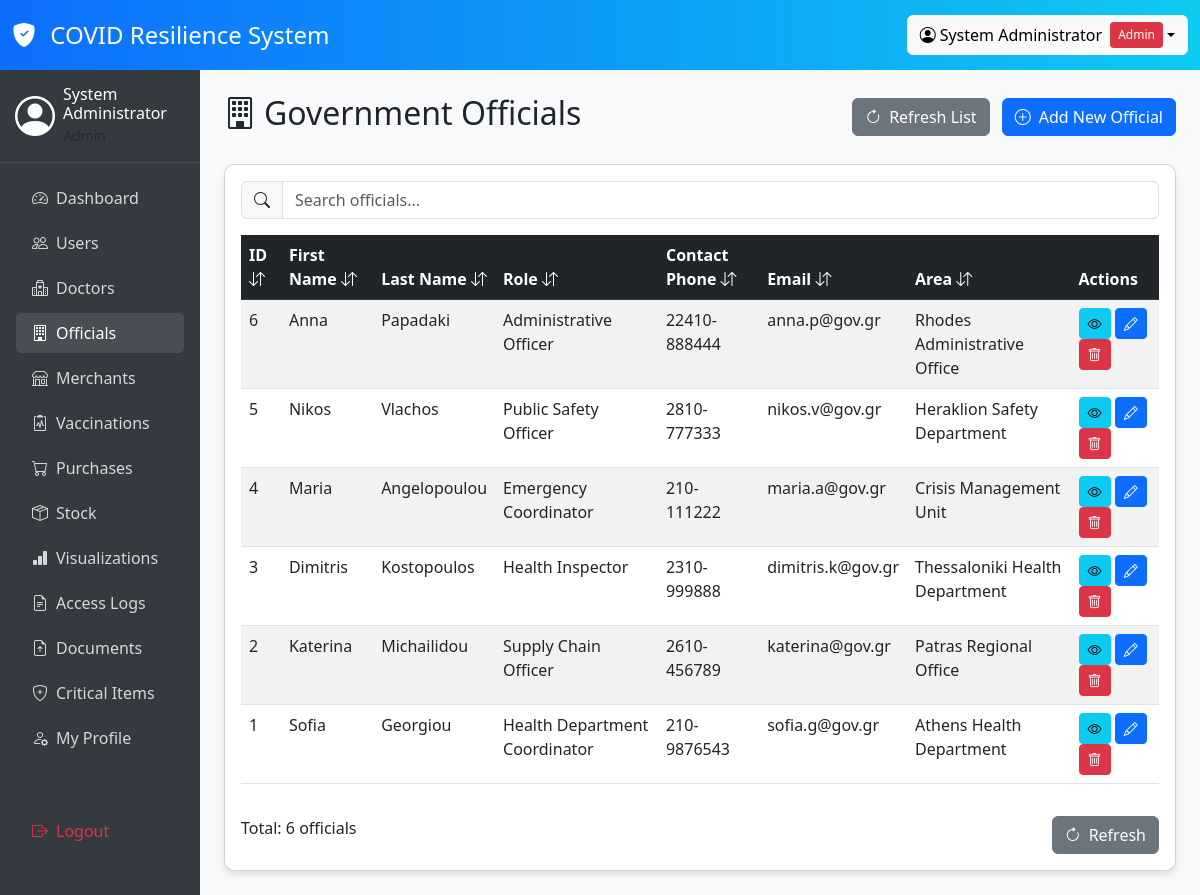
Page /government_officials.php (signed in) on the committed database.
### tables this page shows
CREATE TABLE government_officials (
    official_id INT AUTO_INCREMENT PRIMARY KEY,
    first_name VARCHAR(50) NOT NULL,
    last_name VARCHAR(50) NOT NULL,
    role VARCHAR(100) NOT NULL,
    contact_phone VARCHAR(20),
    contact_email VARCHAR(100),
    authorized_area VARCHAR(100),
    user_id INT,
    status ENUM('Pending', 'Approved', 'Rejected') DEFAULT 'Pending',
    approved_by INT DEFAULT NULL,
    approved_at TIMESTAMP NULL DEFAULT NULL,
    rejection_reason TEXT DEFAULT NULL,
    created_at TIMESTAMP DEFAULT CURRENT_TIMESTAMP,
    FOREIGN KEY (user_id) REFERENCES users(user_id) ON DELETE SET NULL ON UPDATE CASCADE,
    FOREIGN KEY (approved_by) REFERENCES users(user_id) ON DELETE SET NULL ON UPDATE CASCADE,
    INDEX idx_name (first_name, last_name),
    INDEX idx_role (role),
    INDEX idx_status (status),
    INDEX idx_approved_by (approved_by),
    INDEX idx_authorized_area (authorized_area)
);

### government_officials.php (the view, shortened to what this page needs)
<?php
$is_admin = ($_SESSION['role'] === 'Admin');
$is_official = ($_SESSION['role'] === 'Official');
$can_manage_officials = ($is_admin || $is_official);
$officials = [];
try {
    $pdo = getDBConnection();
    $stmt = $pdo->query("SELECT * FROM government_officials ORDER BY official_id DESC");
    $officials = $stmt->fetchAll(PDO::FETCH_ASSOC);
} catch (PDOException $e) {
    $error_message = "Error fetching officials: " . $e->getMessage();
}
?>
<!DOCTYPE html>
<html lang="en">
<head>
    <link rel="stylesheet" href="https://cdn.jsdelivr.net/npm/bootstrap@5.3.0/dist/css/bootstrap.min.css">
    <link rel="stylesheet" href="https://cdn.jsdelivr.net/npm/bootstrap-icons@1.10.0/font/bootstrap-icons.css">
</head>
<body>
    <div class="top-bar">
        <div class="container-fluid">
            <div class="row align-items-center">
                <div class="col">
                    <h4 class="mb-0">
                        <i class="bi bi-shield-fill-check me-2"></i>
                        COVID Resilience System
                    </h4>
                </div>
                <div class="col-auto">
                    <div class="dropdown">
                        <button class="btn btn-light dropdown-toggle d-flex align-items-center" type="button" id="userDropdown" data-bs-toggle="dropdown" aria-expanded="false">
                            <i class="bi bi-person-circle me-1"></i>
                            <?php echo htmlspecialchars($_SESSION['full_name'] ?? $_SESSION['username']); ?>
                            <span class="role-badge role-<?php echo strtolower($_SESSION['role']); ?>"><?php echo $_SESSION['role']; ?></span>
                        </button>
                    </div>
                </div>
            </div>
        </div>
    </div>
    <div class="container-fluid">
        <div class="row">
            <div class="col-md-2 sidebar p-0">
                <div class="user-profile">
                    <div class="d-flex align-items-center">
                        <i class="bi bi-person-circle fs-1 me-2"></i>
                        <div>
                            <h6 class="mb-0"><?php echo htmlspecialchars($_SESSION['full_name'] ?? $_SESSION['username']); ?></h6>
                            <small class="text-muted"><?php echo htmlspecialchars($_SESSION['role']); ?></small>
                        </div>
                    </div>
                </div>
                <ul class="nav flex-column px-3">
                    <li class="nav-item">
                        <a class="nav-link" href="dashboard.php">
                            <i class="bi bi-speedometer2 me-2"></i>Dashboard
                        </a>
                    </li>
                    <li class="nav-item">
                        <a class="nav-link" href="users.php">
                            <i class="bi bi-people me-2"></i>Users
                        </a>
                    </li>
                    <li class="nav-item">
                        <a class="nav-link" href="doctors.php">
                            <i class="bi bi-hospital me-2"></i>Doctors
                        </a>
                    </li>
                    <li class="nav-item">
                        <a class="nav-link active" href="government_officials.php">
                            <i class="bi bi-building me-2"></i>Officials
                        </a>
                    </li>
                    <li class="nav-item">
                        <a class="nav-link" href="merchants.php">
                            <i class="bi bi-shop me-2"></i>Merchants
                        </a>
                    </li>
                    <li class="nav-item">
                        <a class="nav-link" href="vaccination_records.php">
                            <i class="bi bi-clipboard2-pulse me-2"></i>Vaccinations
                        </a>
                    </li>
                    <li class="nav-item">
                        <a class="nav-link" href="purchases.php">
                            <i class="bi bi-cart me-2"></i>Purchases
                        </a>
                    </li>
                    <li class="nav-item">
                        <a class="nav-link" href="stock.php">
                            <i class="bi bi-box-seam me-2"></i>Stock
                        </a>
                    </li>
                    <li class="nav-item">
                        <a class="nav-link" href="visualization_dashboard.php">
                            <i class="bi bi-bar-chart-fill me-2"></i>Visualizations
                        </a>
                    </li>
                    <li class="nav-item">
                        <a class="nav-link" href="access_logs.php">
                            <i class="bi bi-file-earmark-text me-2"></i>Access Logs
                        </a>
                    </li>
                    <li class="nav-item">
                        <a class="nav-link" href="document_upload.php">
                            <i class="bi bi-file-earmark-arrow-up me-2"></i>Documents
                        </a>
                    </li>
                    <li class="nav-item">
                        <a class="nav-link" href="critical_items.php">
                            <i class="bi bi-shield-plus me-2"></i>Critical Items
                        </a>
                    </li>
                    <li class="nav-item">
                        <a class="nav-link" href="profile.php">
                            <i class="bi bi-person-gear me-2"></i>My Profile
                        </a>
                    </li>
                    <li class="nav-item mt-5">
                        <a class="nav-link text-danger" href="logout.php">
                            <i class="bi bi-box-arrow-right me-2"></i>Logout
                        </a>
                    </li>
                </ul>
            </div>
            <div class="col-md-10 p-4">
                <div class="d-flex justify-content-between align-items-center mb-4">
                    <h2><i class="bi bi-building me-2"></i>Government Officials</h2>
                    <div>
                        <button type="button" class="btn btn-secondary me-2" onclick="window.location.reload();">
                            <i class="bi bi-arrow-clockwise me-2"></i>Refresh List
                        </button>
                        <?php if ($can_manage_officials): ?>
                        <button type="button" class="btn btn-primary" data-bs-toggle="modal" data-bs-target="#addOfficialModal">
                            <i class="bi bi-plus-circle me-2"></i>Add New Official
                        </button>
                        <?php endif; ?>
                    </div>
                </div>
                <div class="card">
                    <div class="card-body">
                        <div class="input-group mb-3">
                            <span class="input-group-text"><i class="bi bi-search"></i></span>
                            <input type="text" id="searchInput" class="form-control" placeholder="Search officials..." oninput="filterTable()">
                        </div>
                        <div class="table-responsive">
                            <table id="officialsTable" class="table table-striped table-hover">
                                <thead class="table-dark">
                                    <tr>
                                        <th onclick="sortTable(0)">ID <i class="bi bi-arrow-down-up"></i></th>
                                        <th onclick="sortTable(1)">First Name <i class="bi bi-arrow-down-up"></i></th>
                                        <th onclick="sortTable(2)">Last Name <i class="bi bi-arrow-down-up"></i></th>
                                        <th onclick="sortTable(3)">Role <i class="bi bi-arrow-down-up"></i></th>
                                        <th onclick="sortTable(4)">Contact Phone <i class="bi bi-arrow-down-up"></i></th>
                                        <th onclick="sortTable(5)">Email <i class="bi bi-arrow-down-up"></i></th>
                                        <th onclick="sortTable(6)">Area <i class="bi bi-arrow-down-up"></i></th>
                                        <?php if ($can_manage_officials): ?>
                                        <th>Actions</th>
                                        <?php endif; ?>
                                    </tr>
                                </thead>
                                <tbody>
                                    <?php if (empty($officials)): ?>
                                    <tr><td colspan="<?php echo $can_manage_officials ? '8' : '7'; ?>" class="text-center">No officials found</td></tr>
                                    <?php else: ?>
                                    <?php foreach ($officials as $official): ?>
                                    <tr>
                                        <td><?php echo htmlspecialchars($official['official_id']); ?></td>
                                        <td><?php echo htmlspecialchars($official['first_name']); ?></td>
                                        <td><?php echo htmlspecialchars($official['last_name']); ?></td>
                                        <td><?php echo htmlspecialchars($official['role']); ?></td>
                                        <td><?php echo htmlspecialchars($official['contact_phone'] ?? '-'); ?></td>
                                        <td><?php echo htmlspecialchars($official['contact_email'] ?? '-'); ?></td>
                                        <td><?php echo htmlspecialchars($official['authorized_area'] ?? '-'); ?></td>
                                        <?php if ($can_manage_officials): ?>
                                        <td>
                                            <button class="btn btn-sm btn-info" onclick="viewOfficial(<?php echo $official['official_id']; ?>)">
                                                <i class="bi bi-eye"></i>
                                            </button>
                                            <button class="btn btn-sm btn-primary" onclick="editOfficial(<?php echo $official['official_id']; ?>)">
                                                <i class="bi bi-pencil"></i>
                                            </button>
                                            <button class="btn btn-sm btn-danger" onclick="confirmDelete(<?php echo $official['official_id']; ?>, '<?php echo htmlspecialchars($official['first_name'] . ' ' . $official['last_name']); ?>')">
                                                <i class="bi bi-trash"></i>
                                            </button>
                                        </td>
                                        <?php endif; ?>
                                    </tr>
                                    <?php endforeach; ?>
                                    <?php endif; ?>
                                </tbody>
                            </table>
                        </div>
                        <div class="d-flex justify-content-between mt-3">
                            <div>
                                Total: <span id="totalOfficials"><?php echo count($officials); ?></span> official<?php echo count($officials) != 1 ? 's' : ''; ?>
                            </div>
                            <div>
                                <button type="button" class="btn btn-secondary" onclick="window.location.reload();">
                                    <i class="bi bi-arrow-clockwise me-2"></i>Refresh
                                </button>
                            </div>
                        </div>
                    </div>
                </div>
            </div>
        </div>
    </div>
</body>
</html>

### government_officials.php (style rules this page uses)
body { background-color: #f8f9fa; }
.top-bar { background: linear-gradient(90deg, #0d6efd, #0dcaf0); color: white; padding: 15px 0; }
.card { border-radius: 10px; box-shadow: 0 4px 6px rgba(0, 0, 0, 0.1); }
.sidebar { background-color: #343a40; color: white; min-height: calc(100vh - 60px); }
.sidebar .nav-link { color: rgba(255, 255, 255, 0.8); border-radius: 5px; margin-bottom: 5px; }
.sidebar .nav-link:hover, .sidebar .nav-link.active { background-color: rgba(255, 255, 255, 0.1); color: white; }
.user-profile { padding: 15px; border-bottom: 1px solid rgba(255, 255, 255, 0.1); margin-bottom: 15px; }
.role-badge { font-size: 0.75rem; padding: 0.25rem 0.5rem; border-radius: 0.25rem; display: inline-block; margin-left: 0.5rem; }
.role-admin { background: #dc3545; color: white; }

### rows in the picture
government_officials: official_id "6", first_name "Anna", last_name "Papadaki", role "Administrative Officer", contact_phone "22410-888444", contact_email "anna.p@gov.gr", authorized_area "Rhodes Administrative Office"
government_officials: official_id "5", first_name "Nikos", last_name "Vlachos", role "Public Safety Officer", contact_phone "2810-777333", contact_email "nikos.v@gov.gr", authorized_area "Heraklion Safety Department"
government_officials: official_id "4", first_name "Maria", last_name "Angelopoulou", role "Emergency Coordinator", contact_phone "210-111222", contact_email "maria.a@gov.gr", authorized_area "Crisis Management Unit"
government_officials: official_id "3", first_name "Dimitris", last_name "Kostopoulos", role "Health Inspector", contact_phone "2310-999888", contact_email "dimitris.k@gov.gr", authorized_area "Thessaloniki Health Department"
government_officials: official_id "2", first_name "Katerina", last_name "Michailidou", role "Supply Chain Officer", contact_phone "2610-456789", contact_email "katerina@gov.gr", authorized_area "Patras Regional Office"
government_officials: official_id "1", first_name "Sofia", last_name "Georgiou", role "Health Department Coordinator", contact_phone "210-9876543", contact_email "sofia.g@gov.gr", authorized_area "Athens Health Department"

### other values in the picture
$_SESSION['full_name'] "System Administrator"
$_SESSION['role'] "Admin"
count($officials) "6"
